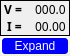
    <widget class="QWidget" name="layoutWidget_2">
     <property name="geometry">
      <rect>
       <x>660</x>
       <y>360</y>
       <width>99</width>
       <height>85</height>
      </rect>
     </property>
     <layout class="QVBoxLayout" name="verticalLayout_7" stretch="0,0">
      <property name="spacing">
       <number>0</number>
      </property>
      <property name="sizeConstraint">
       <enum>QLayout::SetFixedSize</enum>
      </property>
      <property name="leftMargin">
       <number>0</number>
      </property>
      <property name="topMargin">
       <number>0</number>
      </property>
      <property name="rightMargin">
       <number>0</number>
      </property>
      <property name="bottomMargin">
       <number>0</number>
      </property>
      <item>
       <widget class="QFrame" name="frame_2">
        <property name="frameShape">
         <enum>QFrame::Panel</enum>
        </property>
        <layout class="QHBoxLayout" name="horizontalLayout_3">
         <property name="spacing">
          <number>0</number>
         </property>
         <property name="leftMargin">
          <number>0</number>
         </property>
         <property name="topMargin">
          <number>0</number>
         </property>
         <property name="rightMargin">
          <number>0</number>
         </property>
         <property name="bottomMargin">
          <number>0</number>
         </property>
         <item>
          <layout class="QVBoxLayout" name="verticalLayout_8">
           <item>
            <widget class="QLabel" name="label_9">
             <property name="font">
              <font>
               <family>Inter UI</family>
               <pointsize>9</pointsize>
               <weight>75</weight>
               <bold>true</bold>
              </font>
             </property>
             <property name="text">
              <string> V =</string>
             </property>
            </widget>
           </item>
           <item>
            <widget class="QLabel" name="label_10">
             <property name="font">
              <font>
               <family>Inter UI</family>
               <pointsize>9</pointsize>
               <weight>75</weight>
               <bold>true</bold>
              </font>
             </property>
             <property name="text">
              <string>  I =</string>
             </property>
            </widget>
           </item>
          </layout>
         </item>
         <item>
          <layout class="QVBoxLayout" name="verticalLayout_9">
           <item>
            <widget class="QLabel" name="label_11">
             <property name="font">
              <font>
               <family>Inter UI Medium</family>
               <pointsize>9</pointsize>
              </font>
             </property>
             <property name="text">
              <string> 000.0 </string>
             </property>
            </widget>
           </item>
           <item>
            <widget class="QLabel" name="label_12">
             <property name="font">
              <font>
               <family>Inter UI Medium</family>
               <pointsize>9</pointsize>
              </font>
             </property>
             <property name="text">
              <string> 00.00 </string>
             </property>
            </widget>
           </item>
          </layout>
         </item>
        </layout>
       </widget>
      </item>
      <item>
       <widget class="QPushButton" name="pushButton_138">
        <property name="minimumSize">
         <size>
          <width>70</width>
          <height>20</height>
         </size>
        </property>
        <property name="maximumSize">
         <size>
          <width>80</width>
          <height>20</height>
         </size>
        </property>
        <property name="sizeIncrement">
         <size>
          <width>1</width>
          <height>1</height>
         </size>
        </property>
        <property name="styleSheet">
         <string notr="true">#pushButton_138{
background-color: blue;
border-style: outset;
border-radius: 5px;
border-width:2px;
border-color:beige;
font-size:12px;
font-weight:100;
color: white;

padding:2px;

}
#pushButton_138:pressed{
	background-color: #ff8c00;
}</string>
        </property>
        <property name="text">
         <string>Expand</string>
        </property>
        <property name="checkable">
         <bool>true</bool>
        </property>
       </widget>
      </item>
     </layout>
    </widget>
